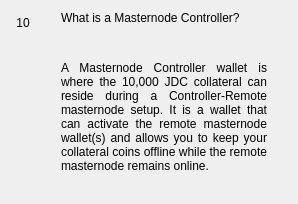
                  <widget class="QWidget" name="widgetFaq10" native="true">
                   <layout class="QHBoxLayout" name="horizontalpage_10" stretch="0,1">
                    <item alignment="Qt::AlignTop">
                     <widget class="QLabel" name="labelNumber10">
                      <property name="minimumSize">
                       <size>
                        <width>24</width>
                        <height>24</height>
                       </size>
                      </property>
                      <property name="maximumSize">
                       <size>
                        <width>16777215</width>
                        <height>24</height>
                       </size>
                      </property>
                      <property name="text">
                       <string>10</string>
                      </property>
                      <property name="alignment">
                       <set>Qt::AlignCenter</set>
                      </property>
                     </widget>
                    </item>
                    <item>
                     <layout class="QVBoxLayout" name="verticalLayoutpage_10">
                      <property name="leftMargin">
                       <number>20</number>
                      </property>
                      <property name="rightMargin">
                       <number>20</number>
                      </property>
                      <item>
                       <widget class="QLabel" name="labelSubtitle10">
                        <property name="text">
                         <string>What is a Masternode Controller?</string>
                        </property>
                        <property name="wordWrap">
                         <bool>true</bool>
                        </property>
                       </widget>
                      </item>
                      <item>
                       <spacer name="verticalSpacer_100">
                        <property name="orientation">
                         <enum>Qt::Vertical</enum>
                        </property>
                        <property name="sizeType">
                         <enum>QSizePolicy::Fixed</enum>
                        </property>
                        <property name="sizeHint" stdset="0">
                         <size>
                          <width>20</width>
                          <height>30</height>
                         </size>
                        </property>
                       </spacer>
                      </item>
                      <item>
                       <widget class="QLabel" name="labelContent10">
                        <property name="text">
                         <string>&lt;html&gt;&lt;head/&gt;&lt;body&gt;&lt;p align=&quot;justify&quot;&gt;A Masternode Controller wallet is where the 10,000 JDC collateral can reside during a Controller-Remote masternode setup. It is a wallet that can activate the remote masternode wallet(s) and allows you to keep your collateral coins offline while the remote masternode remains online. &lt;/p&gt;&lt;/body&gt;&lt;/html&gt;</string>
                        </property>
                        <property name="alignment">
                         <set>Qt::AlignLeading|Qt::AlignLeft|Qt::AlignTop</set>
                        </property>
                        <property name="wordWrap">
                         <bool>true</bool>
                        </property>
                       </widget>
                      </item>
                      <item>
                       <spacer name="verticalSpacer_92">
                        <property name="orientation">
                         <enum>Qt::Vertical</enum>
                        </property>
                        <property name="sizeHint" stdset="0">
                         <size>
                          <width>20</width>
                          <height>20</height>
                         </size>
                        </property>
                       </spacer>
                      </item>
                     </layout>
                    </item>
                   </layout>
                  </widget>
